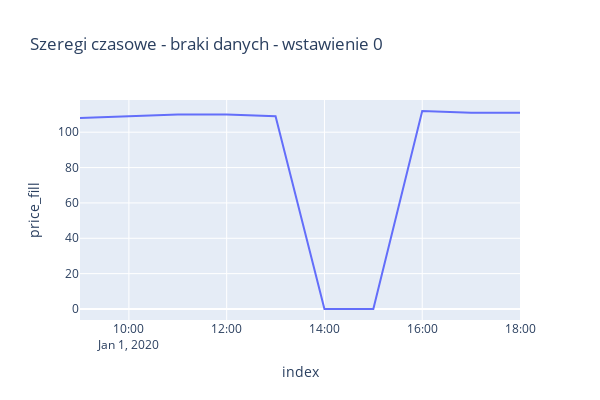

Notebook cell for this chart:
### Code cell
df_plotly = df.reset_index()
df_plotly['price_fill'] = df_plotly['price'].fillna(0)
px.line(df_plotly, 'index', 'price_fill', width=600, height=400, 
        title='Szeregi czasowe - braki danych - wstawienie 0')

### Figure 1 — Plotly figure (JSON) as saved in the notebook; plotly's stock layout.template omitted (floating-point values rounded to 4 significant figures)
{"data": [{"hovertemplate": "index=%{x}<br>price_fill=%{y}<extra></extra>", "legendgroup": "", "line": {"color": "#636efa", "dash": "solid"}, "marker": {"symbol": "circle"}, "mode": "lines", "name": "", "orientation": "v", "showlegend": false, "type": "scatter", "x": ["2020-01-01T09:00:00", "2020-01-01T10:00:00", "2020-01-01T11:00:00", "2020-01-01T12:00:00", "2020-01-01T13:00:00", "2020-01-01T14:00:00", "2020-01-01T15:00:00", "2020-01-01T16:00:00", "2020-01-01T17:00:00", "2020-01-01T18:00:00"], "xaxis": "x", "y": [108, 109, 110, 110, 109, 0, 0, 112, 111, 111], "yaxis": "y"}], "layout": {"height": 400, "legend": {"tracegroupgap": 0}, "title": {"text": "Szeregi czasowe - braki danych - wstawienie 0"}, "width": 600, "xaxis": {"anchor": "y", "domain": [0, 1], "title": {"text": "index"}}, "yaxis": {"anchor": "x", "domain": [0, 1], "title": {"text": "price_fill"}}}}
